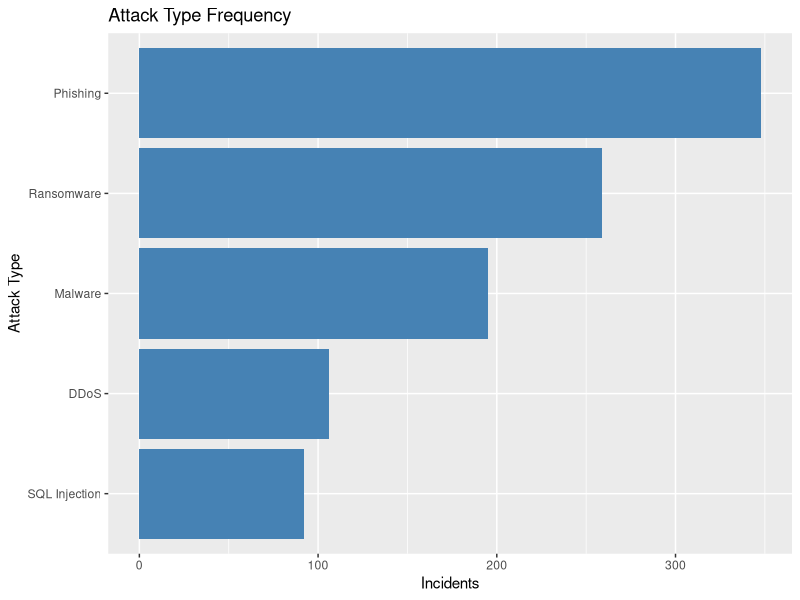
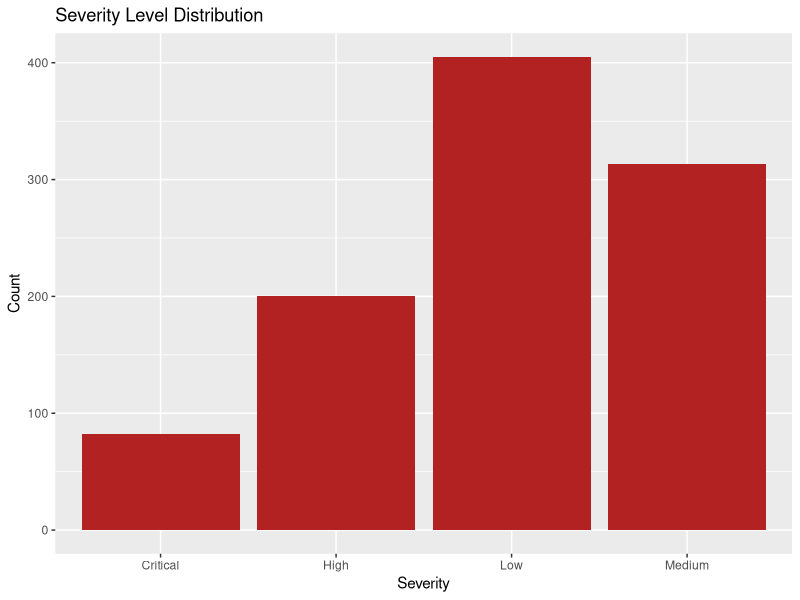
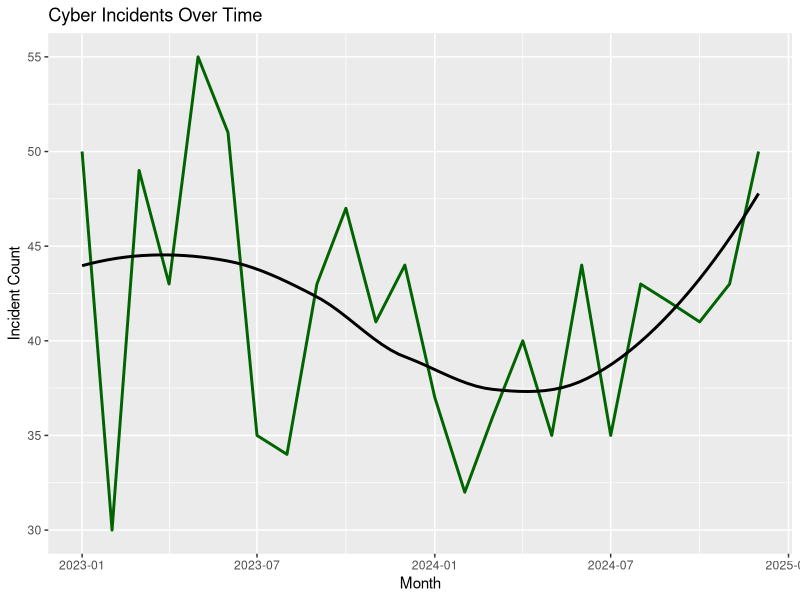
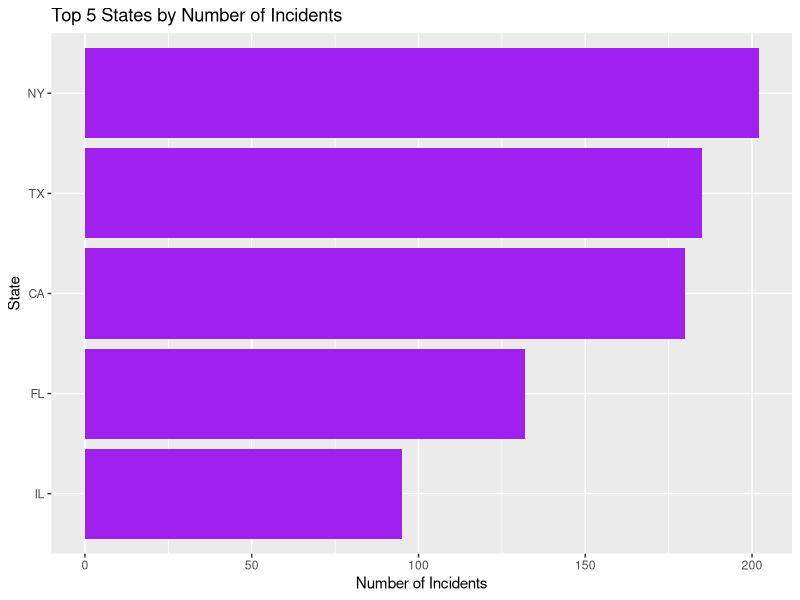

The R script that drew these images, in order:
# ================================================
# FBI Mock Project: Cyberattack Pattern Analysis
# Author: Christopher Davis
# Purpose: Investigate cyberattack trends from mock data
# ================================================

# -----------------------------------------
# 1. Load Required Libraries
# -----------------------------------------

# The tidyverse is a collection of R packages for data science tasks
# Includes dplyr (data manipulation), ggplot2 (visualization), etc.
library(tidyverse)

# lubridate is useful for working with dates (e.g., extracting months)
library(lubridate)

# -----------------------------------------
# 2. Load Your Cyberattack Dataset
# -----------------------------------------

# Load the CSV file you generated previously
cyber_data <- read_csv("data/cyber_incidents_mock.csv")

# Check the structure to ensure everything loaded properly
glimpse(cyber_data)

# -----------------------------------------
# 3. Summary Tables for Exploratory Analysis
# -----------------------------------------

# Count how often each attack type appears
attack_freq <- cyber_data %>%
  count(attack_type, sort = TRUE)

# Count number of incidents per target sector
sector_freq <- cyber_data %>%
  count(target_sector, sort = TRUE)

# Count distribution of severity levels
severity_freq <- cyber_data %>%
  count(severity_level, sort = TRUE)

# Summarize financial impact by attack type
loss_by_attack <- cyber_data %>%
  group_by(attack_type) %>%
  summarize(
    total_loss = sum(estimated_loss_usd),
    avg_loss = mean(estimated_loss_usd),
    .groups = 'drop'
  )

# Top 5 states with the most incidents
hotspot_states <- cyber_data %>%
  count(reported_location, sort = TRUE) %>%
  top_n(5)

# Save summary tables to CSV for reporting
write_csv(attack_freq, "data/attack_frequency.csv")
write_csv(sector_freq, "data/sector_distribution.csv")
write_csv(loss_by_attack, "data/loss_by_attack.csv")
write_csv(hotspot_states, "data/hotspot_states.csv")

# -----------------------------------------
# 4. Create and Save Visualizations
# -----------------------------------------

# Attack Type Frequency Plot
p1 <- cyber_data %>%
  count(attack_type) %>%
  ggplot(aes(x = reorder(attack_type, n), y = n)) +
  geom_col(fill = "steelblue") +
  coord_flip() +
  labs(title = "Attack Type Frequency", x = "Attack Type", y = "Incidents")

ggsave("visuals/attack_type_frequency.png", p1, width = 8, height = 5)

# Severity Level Distribution Plot
p2 <- cyber_data %>%
  count(severity_level) %>%
  ggplot(aes(x = severity_level, y = n)) +
  geom_col(fill = "firebrick") +
  labs(title = "Severity Level Distribution", x = "Severity", y = "Count")

ggsave("visuals/severity_level_distribution.png", p2, width = 8, height = 5)

# Incident Trend Over Time Plot
p3 <- cyber_data %>%
  mutate(month = floor_date(incident_date, "month")) %>%
  count(month) %>%
  ggplot(aes(x = month, y = n)) +
  geom_line(color = "darkgreen", size = 1) +
  geom_smooth(se = FALSE, color = "black") +
  labs(title = "Cyber Incidents Over Time", x = "Month", y = "Incident Count")

ggsave("visuals/incidents_trend_over_time.png", p3, width = 8, height = 5)

# Top 5 States with Most Incidents Plot
p4 <- hotspot_states %>%
  ggplot(aes(x = reorder(reported_location, n), y = n)) +
  geom_col(fill = "purple") +
  coord_flip() +
  labs(title = "Top 5 States by Number of Incidents", x = "State", y = "Number of Incidents")

ggsave("visuals/top_5_states_hotspot.png", p4, width = 8, height = 5)

# -----------------------------------------
# 5. End of Script
# -----------------------------------------
